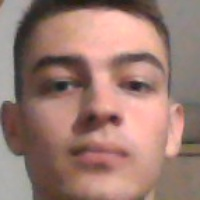
#> input picture ORV/pythonProject/dataset/Jan100.jpg, 200 x 200 px
$ python -i facecrop.py   (imports and definitions only)
#> lines starting #> are read from the running program, lines starting #| are printed output that depends on the picture
#> further down, picture is the input picture: shape (200, 200, 3); mean B, G, R 114.2, 123.7, 156.7
import cv2


def getFace(img):
    cascPath = r"haarcascade_frontalface_default.xml"
    faceCascade = cv2.CascadeClassifier(cascPath)

    #img = cv2.resize(img, (img.shape[1] // 8, img.shape[0] // 8))

    #if img.shape[1] > img.shape[0]:
    #    img = cv2.rotate(img, cv2.ROTATE_90_COUNTERCLOCKWISE)

    gray = cv2.cvtColor(img, cv2.COLOR_BGR2GRAY)
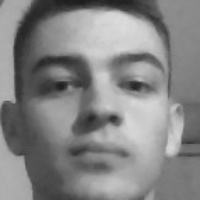
#> gray: shape (200, 200); min 28, max 221, mean 132.5

    faces = faceCascade.detectMultiScale(
        gray,
        scaleFactor=1.1,
        minNeighbors=5,
        minSize=(30, 30),
        flags=cv2.CASCADE_SCALE_IMAGE
    )
#> faces = [[16, 13, 171, 171]]

    # Draw a rectangle around the faces
    # for (x, y, w, h) in faces:
    #    cv2.rectangle(img, (x, y), (x + w, y + h), (0, 255, 0), 2)

    faceFrame = None

    # če najde obraz ga prikazuje na manjši slikci
    try:
        fx = faces[0][0]
#> fx = 16
        fy = faces[0][1]
#> fy = 13
        fw = faces[0][2]
#> fw = 171
        fh = faces[0][3]
#> fh = 171
        faceFrame = img[fy:fy + fh, fx:fx + fw]
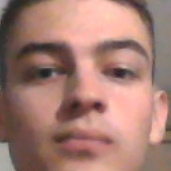
#> faceFrame: shape (171, 171, 3); mean B, G, R 114.8, 125.1, 164.7
        faceFrame = cv2.resize(faceFrame, (200, 200))
#> faceFrame: shape (200, 200, 3)
        # cv2.imshow("face", faceFrame)
        # cv2.imshow("input", img)
        # cv2.waitKey(0)
    except:
        print("No face detected")
        return None

    return faceFrame

>>> import cv2
>>> picture = cv2.imread('dataset/Jan100.jpg')
>>> result = getFace(picture)

$ run again, on ORV/pythonProject/dataset/Jan113.jpg
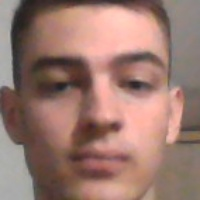
#> input picture ORV/pythonProject/dataset/Jan113.jpg, 200 x 200 px
#> picture is the input picture: shape (200, 200, 3); mean B, G, R 111.3, 121, 154.7
#> in getFace, `gray = cv2.cvtColor(img, cv2.COLOR_BGR2GRAY)`:
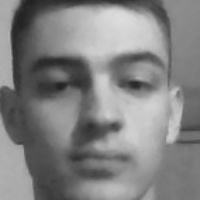
#> gray: shape (200, 200); min 34, max 222, mean 130
#> faces = [[14, 12, 172, 172]]
#> fx = 14
#> fy = 12
#> fw = 172
#> in getFace, `faceFrame = img[fy:fy + fh, fx:fx + fw]`:
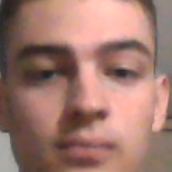
#> faceFrame: shape (172, 172, 3); mean B, G, R 110.6, 121, 160.5
